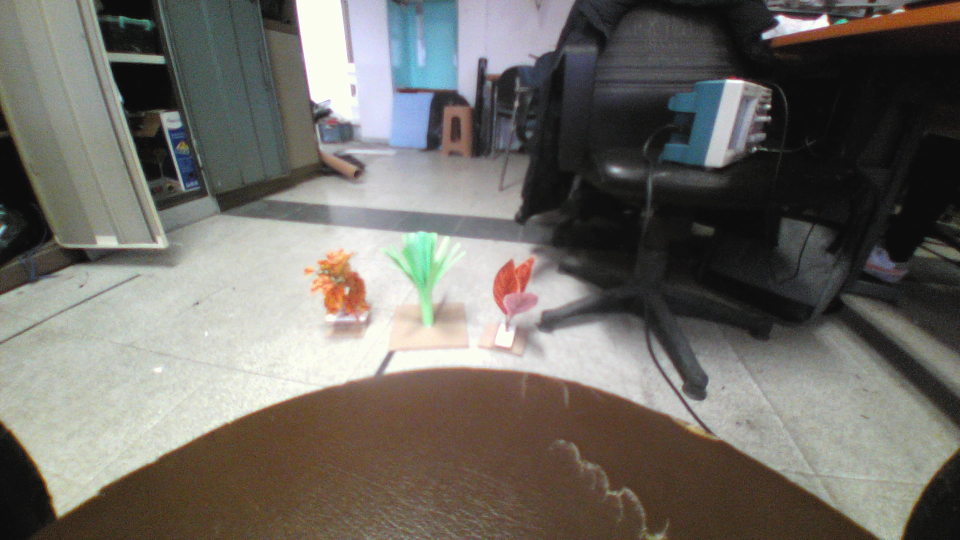
#> input picture tika/1.png, 1920 x 1080 px, given in place of the camera (shown at 1/2 size)
$ python isOnEdge.py
#> lines starting #> are read from the running program, lines starting #| are printed output that depends on the picture; after the words box and inside, x2 and y2 are one past the last pixel; in counts of white or black regions, pixels touching at a corner belong together
### tika/utils.py
import cv2
import numpy as np
from scipy import ndimage
import time

def masking(img, lower_hsv, upper_hsv, opening_kernel = 2, medianF_tresh = 2, horizon_tresh = 0):
    """
    sınır hsv değerleri ile maske çıkarıp
    bu maskey opening ve median filter ile sadeleştirme fonskiyonu
    input olarak -> görüntü , alt sınır , üst sınır

    *kernel değişkeni ve median filterdaki size değişkeni
    duruma göre değiştirilebilir boyut ne kadar artarsa o kadar yoğun
    bir filtreleme yapılır
    """

    width = img.shape[1]

    # creating mask
    hsv = cv2.cvtColor(img, cv2.COLOR_BGR2HSV)
    mask = cv2.inRange(hsv, lower_hsv, upper_hsv)

    #kameranın konumuna göre yukarı atılcak maskenin boyutunu değiştirbilirsin
    if horizon_tresh > 0 :
        cv2.rectangle(mask, (0,0), (width,horizon_tresh), (0, 0, 0), -1)

    bitw = cv2.bitwise_and(mask, mask, mask=mask)

    # applying opening operation
    kernel = np.ones((opening_kernel, opening_kernel), np.uint8)
    opening = cv2.morphologyEx(bitw, cv2.MORPH_OPEN, kernel)

    # removing parasites
    mask_f = ndimage.median_filter(opening, size=medianF_tresh)

    return mask_f


def bounding_box(mask,tresh,tag):
    """
    input olarak maskeyi alır ve maskedeki alanların en büyük 4ünden
    alanı tresholdun üstünde olanların sol üst köşesinin koordinatları ve
    bounding box ın uzunluk ve genişliğini verir aksi halde None verir
    """
    contours, _ = cv2.findContours(mask, cv2.RETR_EXTERNAL, cv2.CHAIN_APPROX_NONE)
    params = []
    if len(contours) > 0:
        sorted_contours = sorted(contours, key=cv2.contourArea, reverse=True)

        for c in sorted_contours[:4]:
            obj_area = cv2.contourArea(c)
            print(obj_area)

            if obj_area > tresh:
                x, y, w, h = cv2.boundingRect(c)
                params.append([(x, y), (w, h),tag])

            else:
                print("no object found bigger than treshold")


        print("next frame")
        return params

    else:
        print("no contour found")
        return None


# [120 lines left out: functions intersect, is_center, last_turn, closest, gstreamer_pipeline, not called in this run]
#cumulate fonksiyonu ekle

### tika/isOnEdge.py
import cv2
import numpy as np
import time
from utils import masking,bounding_box,closest,is_center,intersect,gstreamer_pipeline
import matplotlib.pyplot as plt
from operator import add

# hue values must be discrete
# bu degerler ortam ısıgına göre degisebilir test alaninada ayarlanmalı
# hsv_find dosyasini kullanarak bulunabilir


# atolye ici aksam test
lower_hsv = np.array([0,0,214])
upper_hsv = np.array([255,21,255])


font = cv2.FONT_HERSHEY_SIMPLEX

### fps icin ###
prev_image_time = 0
new_image_time = 0
a = 0
################

# fonskiyonun icine 0 atarak kamerayı aktiflestirebilirsin yoksa istedigin videonun yolunu yaz
cap = cv2.VideoCapture(0)
if not cap.isOpened():
    print("camera failed")


while True:
    ret,image = cap.read()
#> image is the input picture: shape (1080, 1920, 3); mean B, G, R 102.6, 108.3, 111.2
    if not ret:
        break

    width = image.shape[1]
#> width = 1920
    height = image.shape[0]
#> height = 1080
    print(width,height)
#| 1920 1080

    white = masking(image,lower_hsv,upper_hsv)
#> in masking, `hsv = cv2.cvtColor(img, cv2.COLOR_BGR2HSV)`: hsv: shape (1080, 1920, 3); mean H, S, V 49.5, 41.4, 116.4
#> in masking, `mask = cv2.inRange(hsv, lower_hsv, upper_hsv)`:
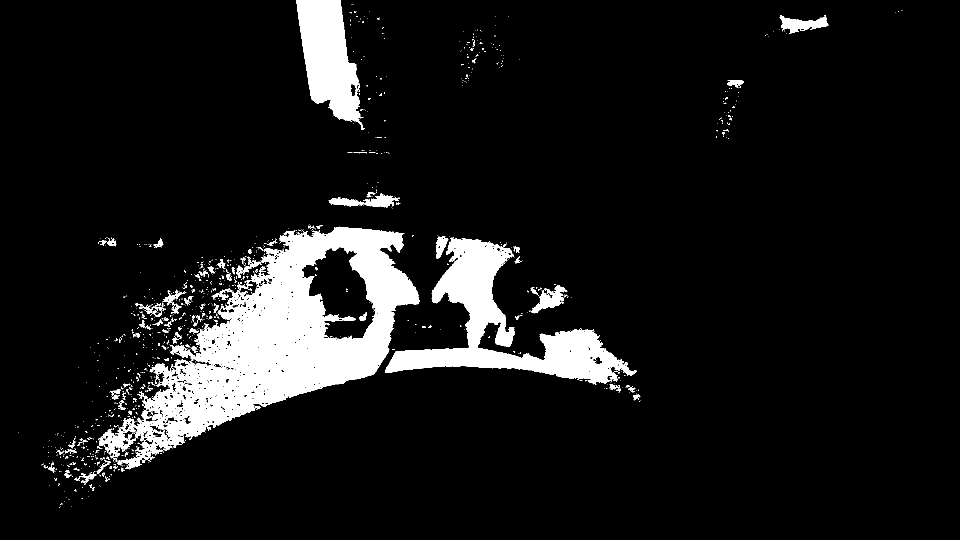
#> mask: shape (1080, 1920) (shown at 1/2 size); 9.1% white; 1072 white regions (955 under 20 px), largest, box (x1, y1, x2, y2) and area: (194, 453, 839, 939) 109882, (770, 475, 1273, 770) 41898, (592, 0, 730, 260) 20490
#> in masking, `opening = cv2.morphologyEx(bitw, cv2.MORPH_OPEN, kernel)`:
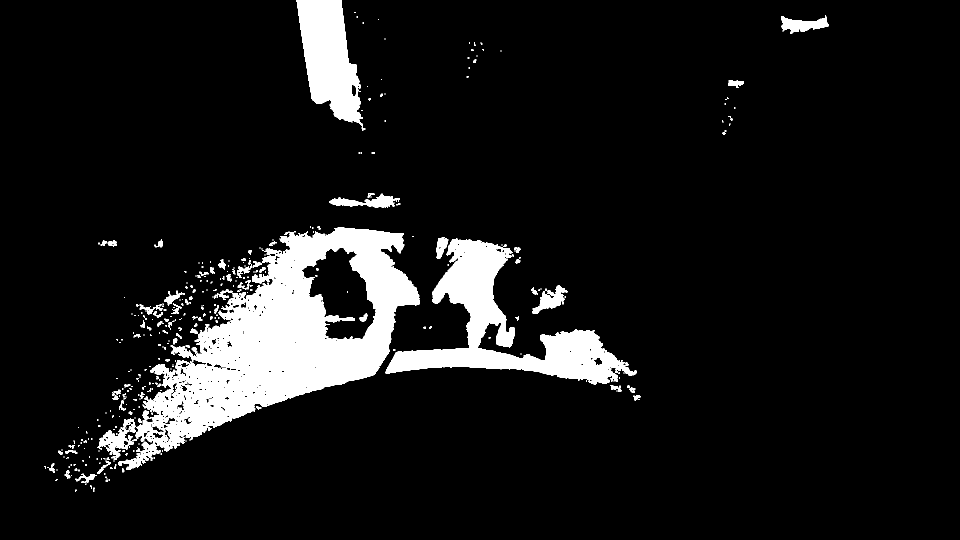
#> opening: shape (1080, 1920) (shown at 1/2 size); 8.9% white; 416 white regions (305 under 20 px), largest, box (x1, y1, x2, y2) and area: (271, 455, 840, 903) 104045, (771, 477, 1274, 769) 41605, (593, 0, 731, 261) 20521
#> in masking, `mask_f = ndimage.median_filter(opening, size=medianF_tresh)`:
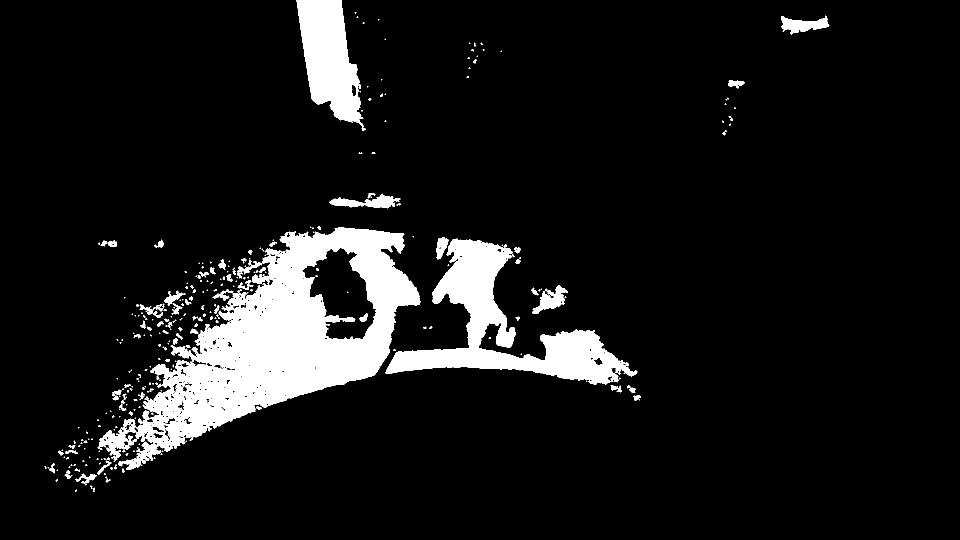
#> mask_f: shape (1080, 1920) (shown at 1/2 size); 9.2% white; 336 white regions (225 under 20 px)
    object = bounding_box(white,200,"mermer")
#> in bounding_box, `contours, _ = cv2.findContours(mask, cv2.RETR_EXTERNAL, cv2.CHAIN_APPR..`: contours = 332 contours, 250 with area under 20; largest, box (x1, y1, x2, y2) and area: (236, 455, 841, 940) 126650, (771, 477, 1275, 770) 41856, (593, 0, 732, 262) 20638, (195, 837, 274, 918) 2436, (1562, 31, 1659, 69) 1779
#> in bounding_box, `sorted_contours = sorted(contours, key=cv2.contourArea, reverse=True)`: sorted_contours has the same summary as contours
#> the loop in bounding_box, `for c in sorted_contours[:4]:` made 4 passes
#> (obj_area, x, y, w, h) on passes 1 to 4: (126649.5, 236, 455, 605, 485), (41856, 771, 477, 504, 293), (20638.5, 593, 0, 139, 262), (2436.5, 195, 837, 79, 81)
#| 126649.5
#| 41856.0
#| 20638.5
#| 2436.5
#> after the loop in bounding_box, `for c in sorted_contours[:4]:`: params = [[(236, 455), (605, 485), 'mermer'], [(771, 477), (504, 293), 'mermer'], [(593, 0), (139, 262), 'mermer'], [(195, 837), (79, 81), 'mermer']]
#> object has the same summary as params in bounding_box

    if object != None :
        print(object)
#| [[(236, 455), (605, 485), 'mermer'], [(771, 477), (504, 293), 'mermer'], [(593, 0), (139, 262), 'mermer'], [(195, 837), (79, 81), 'mermer']]

        for ind,obj in enumerate(object):
            (x, y), (w, h),tag = obj
            cv2.rectangle(image, (x,y), (x+w,y+h), (0,255,0), 2)

            if w/h < 2:
                object.pop(ind)
                print("no obj")

            elif y > height*0.5 :
                cv2.rectangle(image, (x,y), (x+w,y+h), (0,0,255), 2)
                cv2.putText(image, "STOP!", (int((x/2)+w),int((h/2)+y)), font, 0.7, (0,0,255), 2)
                print("STOP!")
            else:
                object.pop(ind)
                print("no obj")
#> this loop made 2 passes
#> (ind, x, y, w, h, tag) on passes 1 to 2: (0, 236, 455, 605, 485, 'mermer'), (1, 593, 0, 139, 262, 'mermer')
#| no obj
#| no obj
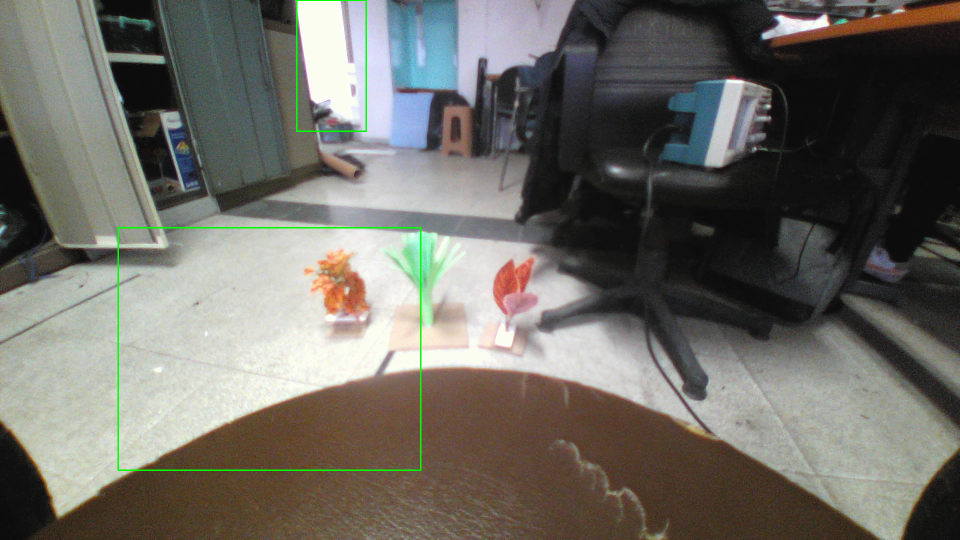
#> image: shape (1080, 1920, 3) (shown at 1/2 size); 0.42% of pixels changed, all inside (x1, y1, x2, y2) = (235, 0, 843, 942)
#> after the loop, object = [[(771, 477), (504, 293), 'mermer'], [(195, 837), (79, 81), 'mermer']]


    ### fps icin ##
    new_image_time = time.time()
    fps = 1 / (new_image_time - prev_image_time)
    prev_image_time = new_image_time
    fps = int(fps)
    fps = str(fps)
    cv2.putText(image, "fps: " + fps, (width - 100, 25), font, 0.7, (0, 255, 255), 1, cv2.LINE_AA)
#> image: shape (1080, 1920, 3); 0.02% of pixels changed, all inside (x1, y1, x2, y2) = (1821, 9, 1886, 31)
    ##########

    cv2.imshow("frame",image)
    cv2.imshow("mask",white)


    k = cv2.waitKey(1)
#> (key q is pressed here)
    if k == ord('q'):
        break

cap.release()
cv2.destroyAllWindows()
